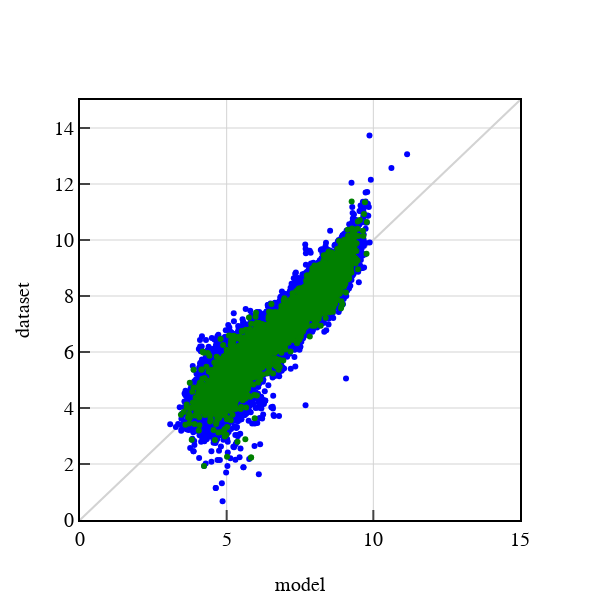

The notebook cell saved with this chart:
### Code cell
import src.templates
import plotly.io as pio
import plotly.graph_objects as go
pio.templates.default = "template_TNR"

model3.to("cpu")

fig = go.Figure(layout={
        'plot_bgcolor': 'white',
        'paper_bgcolor' : 'white',})

fig.update_layout(width = 600,
                  height = 600
                  )
fig.update_xaxes(title = "model",
                 range=[0, 15]
)
fig.update_yaxes(title = "dataset",
                 range=[0, 15])

fig.add_trace(go.Scatter(x = [-15, 15], y = [-15, 15], mode = 'lines', line=dict(color = "lightgrey"), showlegend=False))

for batch in tqdm(train_loader):
    fig.add_trace(go.Scatter(x = model3(batch).detach(),
                             y = batch.y,
                             mode = 'markers',
                             marker = dict(color = "blue"),
                             showlegend=False,
                             )
                  )

for batch in tqdm(test_loader):
    fig.add_trace(go.Scatter(x = model3(batch).detach(),
                             y = batch.y,
                             mode = 'markers',
                             marker = dict(color = "green"),
                             showlegend=False,
                             )
                  )

fig.show()
